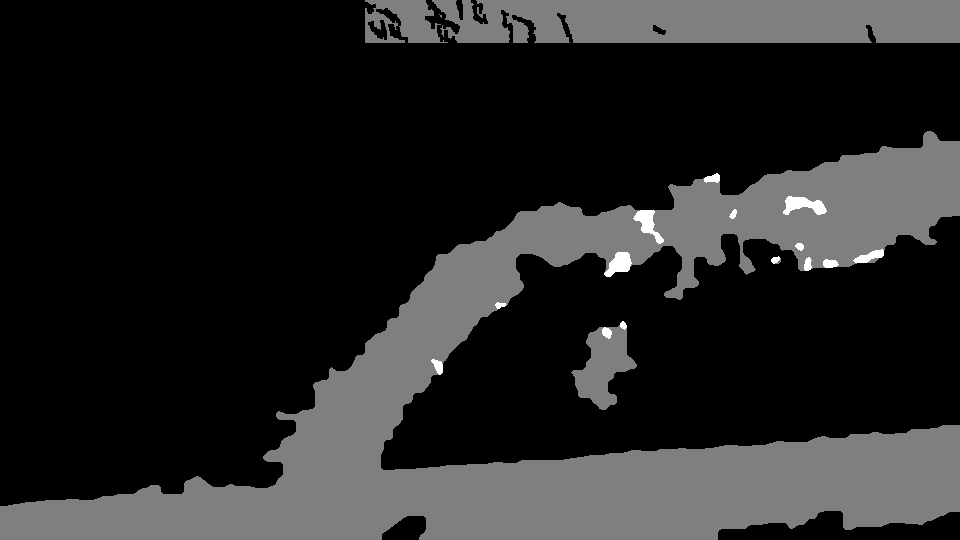
#> input picture results/dji_kirsal/bant_tamamlama/A/dji_20260822170832_0037_d__frame_000018_000000660_uc.png, 960 x 540 px
$ python -i 138_kare_uygunluk_denetimi.py   (imports and definitions only)   (older library calls are emulated)
#> lines starting #> are read from the running program, lines starting #| are printed output that depends on the picture
#> further down, picture is the input picture: shape (540, 960, 3); min 0, max 2, mean 0.294
"""KARE UYGUNLUK DENETIMI — "gurultu olmasin" (kullanici talimati 2026-08-25).

Etiketlenen 160 karenin her biri BIZIM MODELIMIZE uygun mu? Uygun olmayan
kare egitimde GURULTUDUR: modele ogretilecek bir sey tasimaz ama kayip
fonksiyonunda yer kaplar.

🔴 ILK SURUM YANLISTI — DUZELTILDI (2026-08-25, gozle yakalandi).
Ilk surum esikleri `data/raw_frames`ten (otopark) turetti ve IKI YANLIS BAYRAK
uretti; ikisini de GOZLE (D-80) yakaladim:
  · POZLAMA 61 kare  -> kirpma tamamen BEYAZ SILAJ BALYALARINDAN geliyordu.
                        Kareler kusursuz; plastik ortu doyuyor, o kadar.
  · NADIR_SUPHELI 23 -> altisi da KUSURSUZ NADIR. "Gok puani" dedigim sey
                        ust seridin alttan parlak/duzgun olmasini olcuyordu;
                        kirsalda ustte ciplak toprak altta bitki olunca bu
                        DOGAL olarak cikiyor. Olcut iddia ettigim seyi
                        OLCMUYORDU.
DERS: farkli domenden turetilen esik KALITE degil DOMEN FARKI olcer. T136'nin
parlaklik kapisi calisiyordu cunku gece/gunduz icin "ortusme" DOGRU soruydu;
kirpma ve ust/alt gradyani TASINABILIR DEGIL.
Bu surumde olcutler MUTLAK ve alan-bagimsiz tanimlandi; referans yalniz
KESKINLIK icin (alt sinir) kullanilir.
Referans: `data/raw_frames` (67 otopark karesi) — bugunku uretim modellerini
URETEN veri. Bir olcut icin "kabul araligi", referansin kendi dagilimindan
alinir. Bu, T136'nin parlaklik kapisinda kurulan kalibin aynisidir:
"yeni cekimin en aydinlik karesi referansin en karanligina ulasmiyorsa DUR".

OLCUTLER (hepsi tek kareden, ek veri gerektirmez):
  1. KESKINLIK   — Laplacian varyansi. Hareket bulanikligi.
  2. POZLAMA     — kirpilmis piksel orani (0 veya 255). Yanmis/kararmis kare.
  3. NADIR       — ust seritte GOK belirtisi: parlak + dokusuz + yatay sinir.
                   (rel_alt filtresi kalkis/inisi eledi ama gimbal egik
                    olabilir; bu OLCUM onu yakalar.)
  4. ETIKET BILGISI — etiketsiz orani. Cok yuksekse kare egitime az sey katar.
  5. IKIZLIK     — algisal hash ile kume ICI yakinlik. Tekrar = gurultu degil
                   ama BILGI TASIMAZ ve dengeyi bozar.
  6. KARANLIK    — (T145, D-285 §5) parlaklik ALT SINIRI. Codex'in mekanik
                   karsi ornegi (D-282): 0,03x karartilmis + Gauss gurultulu
                   kare dort bayragin hepsinden geciyordu; parlaklik 16.
  7. GURULTULU   — (T145) piksel-olcekli enerji / yapi enerjisi orani.
                   Gurultu Laplacian varyansini YUKSELTIR; BULANIK bayragi
                   gurultuyu keskinlik sanir. Bu oran gurultunun sinyale
                   hakim oldugu kareyi yakalar.

⚠ HICBIR KARE OTOMATIK SILINMEZ. Betik yalniz OLCER ve isaretler; eleme
  karari insanin/mimarindir (D-133 ruhu). Cikti bir IS LISTESIDIR.
"""
from __future__ import annotations

import argparse
import json
import sys
from pathlib import Path

import cv2
import numpy as np

KOK = Path(__file__).resolve().parents[2]
MASKE_KOK = KOK / "results" / "dji_20260822" / "f5_olcek"
KARE_KOK = KOK / "results" / "dji_20260822" / "kareler_1fps"
REFERANS = KOK / "data" / "raw_frames"
CIKTI = KOK / "results" / "dji_kirsal" / "kare_uygunluk.json"

# ── T145 SABITLERI (olcumle turetildi; kaynaklar asagida) ─────────────────
# PARLAKLIK_ALT — gri ortalama (960x540 INTER_AREA). Iki olculmus kume
# arasindaki bosluga konur:
#   · GECE (T138/D-270, results/t138/bulgular.md): 7 klip medyani 13,1–70,2;
#     en aydinlik gece karesi L=76,2 (0020). T138 hukmu: 569/569 EGITIME
#     UYGUN DEGIL — yani 76,2 bile "kullanilamaz" tarafindadir.
#   · GUNDUZ 0037-0039 (results/dji_kirsal/kare_uygunluk.json, 160 etiketli
#     kare): min 96,3 · medyan 119,5 · maks 146,6. 1fps'lik 768 karenin
#     tamami: min 78,5. Referans data/raw_frames: min 118,7 (T136).
#   Bosluk [76,2 ; 96,3] — orta nokta ~86. 85 secildi: en aydinlik gece
#   karesinin +9 ustunde, en karanlik etiketli gunduz karesinin -11 altinda.
#   Codex karsi ornegi (parlaklik 16,0) bu sinirin cok altindadir.
PARLAKLIK_ALT = 85.0
# GURULTU_ORANI_UST — Laplacian varyansi / (5x5 Gauss sonrasi Sobel gradyan
# enerjisi ortalamasi). Pay piksel olcegindeki degisimi, payda 5 px olcekli
# YAPIYI olcer. Gurultu payi buyutur, paydayi buyutmez.
#   · referans data/raw_frames (67):  p95 0,102 · maks 0,118
#   · DJI 1fps 768 kare (cimen dokusu): p95 1,37 · maks 2,84
#   · Codex karsi ornegi (D-282, 960x540'ta uretilmis): 7,8 (4 tohumda
#     7,79–7,83); ayni mutasyon tam cozunurlukte uygulanip kucultulunce 3,77.
#   3,5: olculmus en dokulu temiz karenin (2,84) +%23 ustu, en zayif karsi
#   ornegin (3,77) altinda. NOT: parlak karede hafif Gauss gurultusu
#   (sigma<=40, L=142) bu orani 2,95'e kadar cikarir ve YAKALANMAZ — bu olcut
#   gurultunun sinyale HAKIM oldugu kareyi hedefler, hafif gurultuyu degil.
GURULTU_ORANI_UST = 3.5


def olcutler(img):
    """Tek kareden olculen ham sayilar."""
    g = cv2.cvtColor(img, cv2.COLOR_BGR2GRAY)
    kucuk = cv2.resize(g, (960, 540), interpolation=cv2.INTER_AREA)
    keskinlik = float(cv2.Laplacian(kucuk, cv2.CV_64F).var())
#> keskinlik = 0.041
    kirpik = float(((kucuk <= 2) | (kucuk >= 253)).mean())
#> kirpik = 1
    # 🔴 GOK/UFUK TESTI — MUTLAK, gradyan DEGIL.
    # Ilk surum "ust serit alttan parlak/duzgun mu" diye soruyordu ve KUSURSUZ
    # NADIR kareleri bayrakliyordu: kirsalda ustte ciplak toprak altta bitki
    # olunca o fark DOGAL olarak cikiyor (gozle dogrulandi, 6/6 yanlis alarm).
    # Gok'un AYIRT EDICI imzasi: COK parlak (>200) VE neredeyse dokusuz (<6)
    # VE UST KENARA DEGEN GENIS bir bolge. Ucu birden aranir.
    h = kucuk.shape[0]
#> h = 540
    f = kucuk.astype(np.float32)
    o = cv2.blur(f, (9, 9))
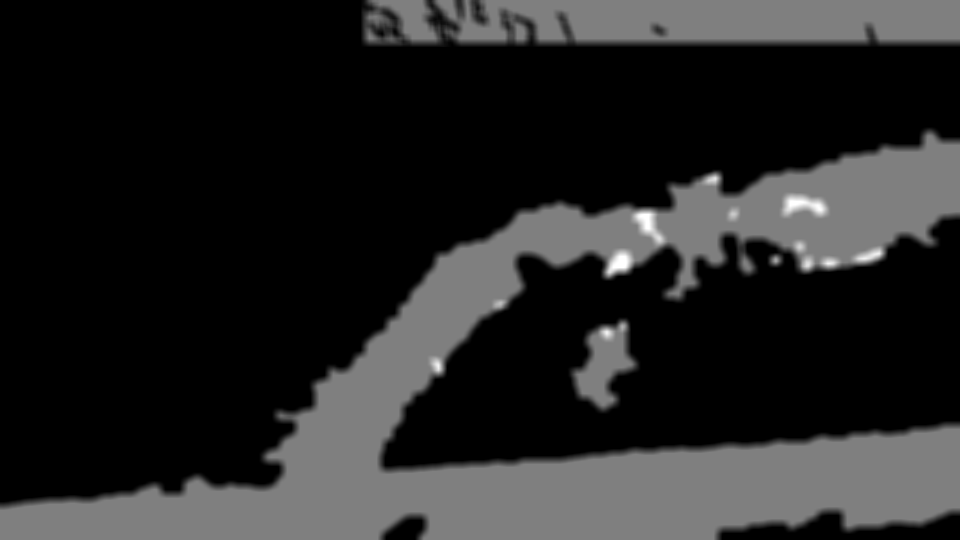
#> o: shape (540, 960) float32; min 0, max 2, mean 0.294; drawn with min black and max white
    sd = np.sqrt(np.maximum(cv2.blur(f * f, (9, 9)) - o * o, 0))
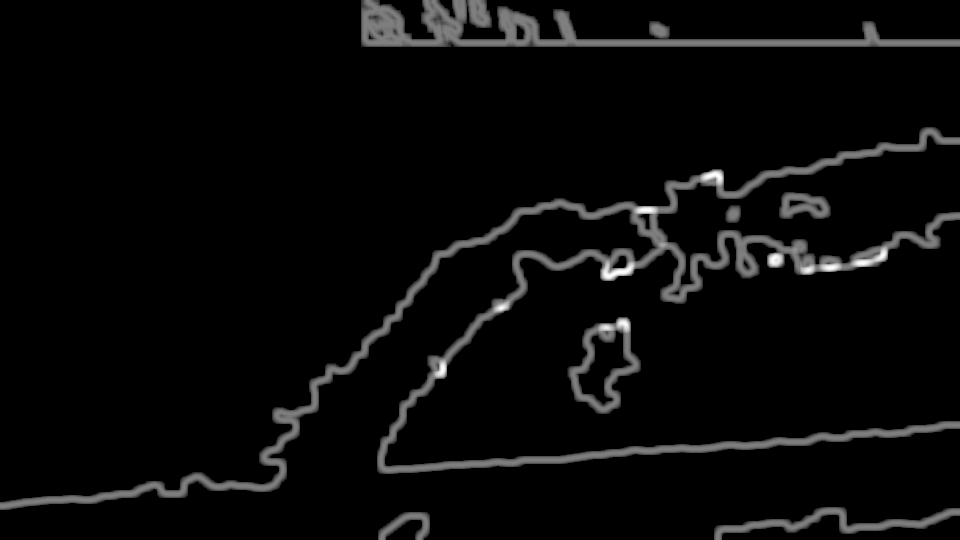
#> sd: shape (540, 960) float32; min 0, max 1, mean 0.0376
    aday = ((kucuk > 200) & (sd < 6)).astype(np.uint8)
#> aday: shape (540, 960); every value is 0
    gok_puani = 0.0
    if aday.any():
        n_l, lab, st, _ = cv2.connectedComponentsWithStats(aday, 8)
        ust_serit = lab[:max(1, int(h * 0.05))]
        for i in range(1, n_l):
            if (ust_serit == i).any():          # ust kenara DEGIYOR mu
                gok_puani = max(gok_puani,
                                st[i, cv2.CC_STAT_AREA] / float(kucuk.size))
    # T145: gurultu orani — piksel olcekli enerji / yapi enerjisi.
    yumusak = cv2.GaussianBlur(kucuk, (5, 5), 0)
    gx = cv2.Sobel(yumusak, cv2.CV_32F, 1, 0)
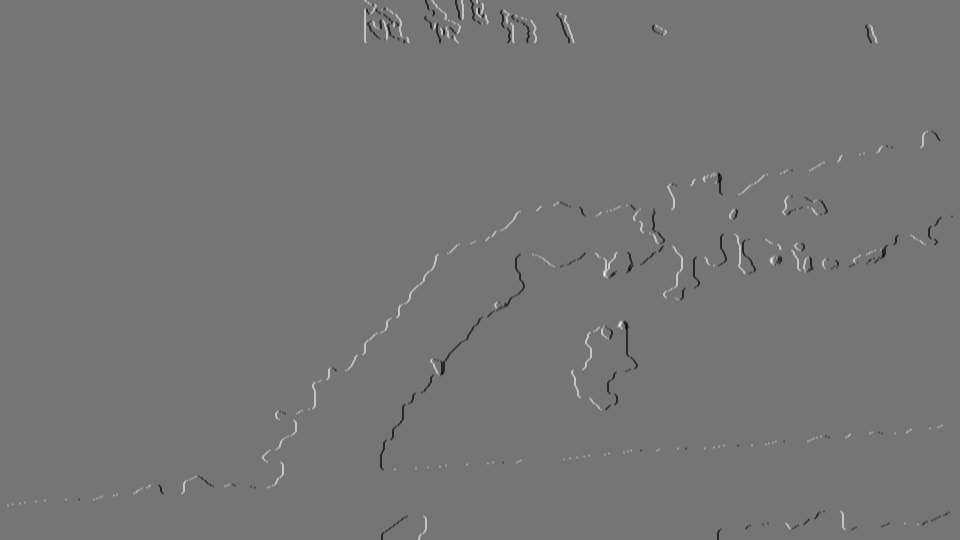
#> gx: shape (540, 960) float32; min -6, max 7, mean 0.00264; drawn with min black and max white
    gy = cv2.Sobel(yumusak, cv2.CV_32F, 0, 1)
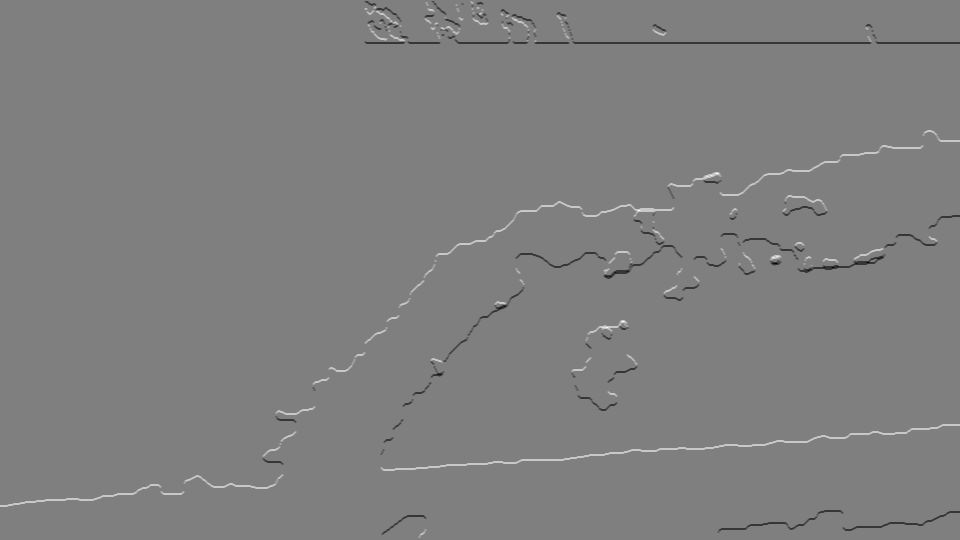
#> gy: shape (540, 960) float32; min -7, max 7, mean 0.00162; drawn with min black and max white
    yapi = float((gx * gx + gy * gy).mean())
#> yapi = 0.344
    gurultu_orani = keskinlik / max(yapi, 1e-6)
#> gurultu_orani = 0.119
    return {"keskinlik": round(keskinlik, 2),
            "kirpik_oran": round(kirpik, 5),
            "gok_puani": round(gok_puani, 4),
            "parlaklik": round(float(kucuk.mean()), 2),
            "gurultu_orani": round(gurultu_orani, 3)}


# [130 lines left out: functions bayraklar, hash64, main, not called in this run]


# [2 lines not run here, left out]

>>> import cv2
>>> picture = cv2.imread('../../results/dji_kirsal/bant_tamamlama/A/dji_20260822170832_0037_d__frame_000018_000000660_uc.png')
>>> result = olcutler(picture)
#> result = {'keskinlik': 0.04, 'kirpik_oran': 1, 'gok_puani': 0, 'parlaklik': 0.29, 'gurultu_orani': 0.119}
